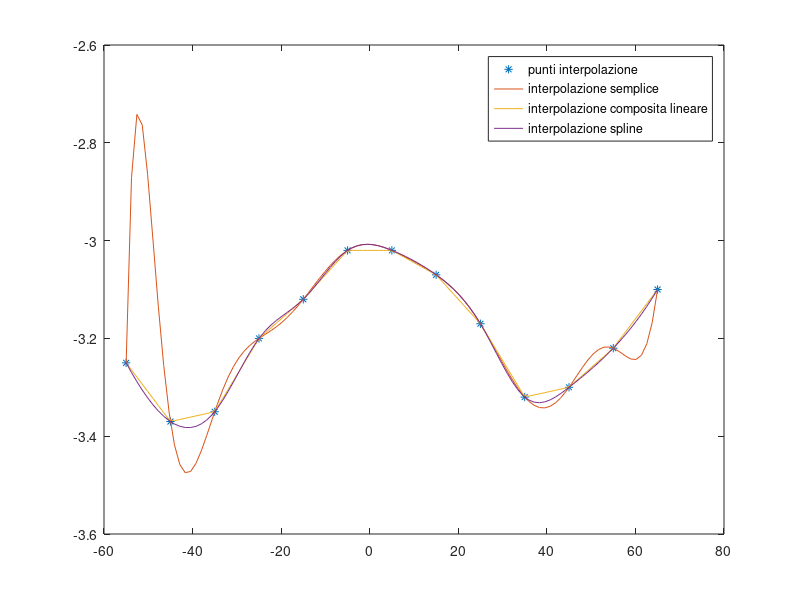

Here is the MATLAB script that generated this plot:
clear
clc
close all

x = [-55:10:65];
y = [-3.25, -3.37, -3.35, -3.2, -3.12, -3.02, -3.02, -3.07, -3.17, -3.32, -3.3, -3.22, -3.1];
n = length(x)-1;
plot(x, y, "*");
hold on;


interv = linspace(-55, 65);

%% Interp. semplice
coeff = polyfit(x, y, n);
f = polyval(coeff, interv);

plot(interv, f);
hold on;

%% Interp. composita lineare
val = interp1(x, y, interv);

plot(interv, val);

hold on;

%% Interp. spline
val2 = spline(x, y, interv);

plot(interv, val2);
hold on;

legend('punti interpolazione','interpolazione semplice',...
    'interpolazione composita lineare','interpolazione spline')